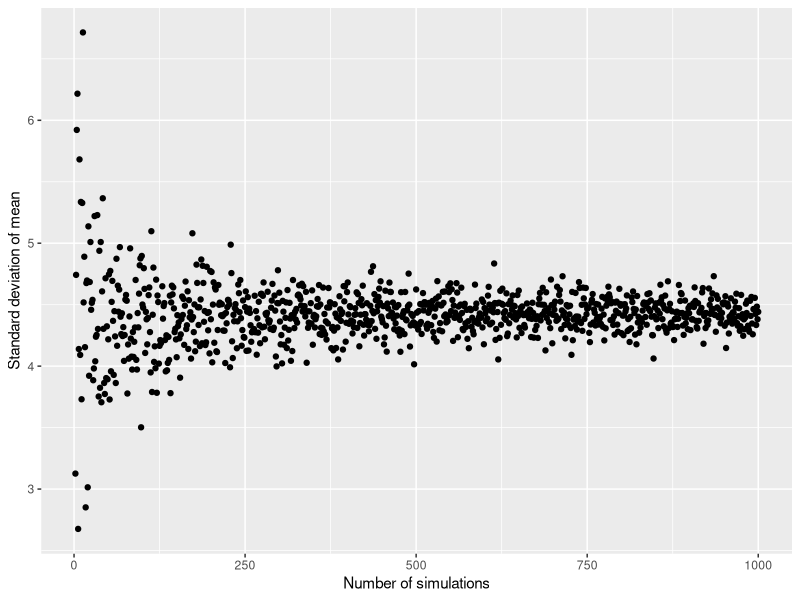
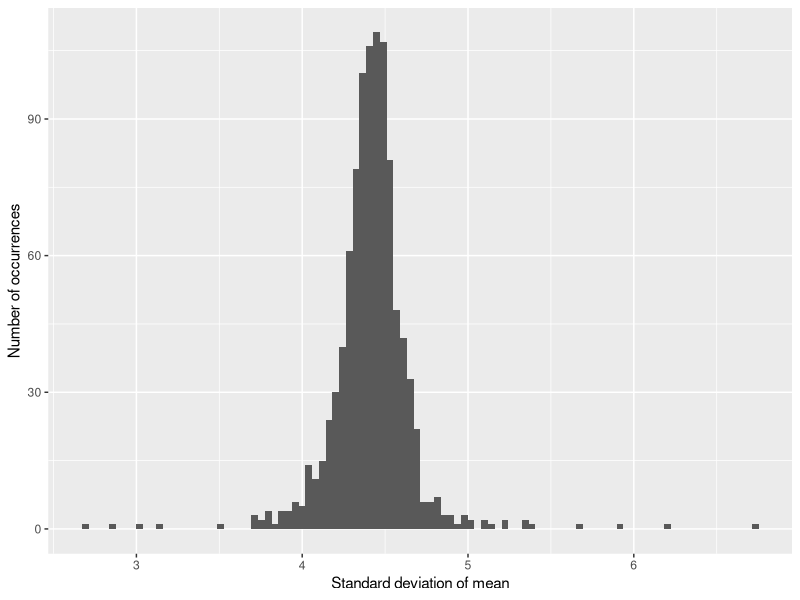

Here is the R script that generated these plots, in order:
## ---- chunk 1
knitr::opts_chunk$set(echo = TRUE)
library(tidyverse)
library(pbapply)
library(plotrix)
## ---- chunk 2
df <- read_csv("./hotels-vienna.csv")
## ---- chunk 3
mean(df$price)
## ---- chunk 4
bootstrap_df <- data_frame(num = 1:1000) %>% 
    group_by(num) %>% 
    mutate(means = mean(sample(df$price, replace = TRUE)))
## ---- chunk 5
sd(bootstrap_df$means)
## ---- chunk 6
bootstrap_mean <- function(B,v) {
  bootstrap_df <- data_frame(num = 1:B) %>% 
    group_by(num) %>% 
    mutate(means = mean(sample(v, replace = TRUE)))
  return(sd(bootstrap_df$means))
}
## ---- chunk 7
simulated_deviations <- unlist(pblapply(2:1000, bootstrap_mean, v=df$price))
df_to_plot <- data.frame(number_of_simulations = 2:1000, 
                         standard_dev = simulated_deviations)
## ---- chunk 8
ggplot(df_to_plot, aes(x = number_of_simulations, y = standard_dev)) + 
  geom_point() +
  xlab("Number of simulations") +
  ylab("Standard deviation of mean")
## ---- chunk 9
ggplot(df_to_plot, aes(x=standard_dev)) + 
  geom_histogram(bins = 100) +
  ylab("Number of occurrences") +
  xlab("Standard deviation of mean")
## ---- chunk 10
std.error(df$price)
## ---- chunk 11
(conservative_std_error <- sd(df$price)/sqrt(length(df$price)))
## ---- chunk 12
bootstrap_median <- function(B,v) {
  bootstrap_df <- data_frame(num = 1:B) %>% 
    group_by(num) %>% 
    mutate(medians = median(sample(v, replace = TRUE)))
  return(sd(bootstrap_df$medians))
}
## ---- chunk 13
bootstrap_median(1000, df$price)
## ---- chunk 14
bootstrap_func <- function(B,v, method) {
  if (is.data.frame(v)) {
    bootstrap_df <- data_frame(num = 1:B) %>% 
    group_by(num) %>% 
    mutate(metric_value = method(sample_n(v, nrow(v), replace = TRUE)))
    return(sd(bootstrap_df$metric_value))
  } else {
    bootstrap_df <- data_frame(num = 1:B) %>% 
    group_by(num) %>% 
    mutate(metric_value = method(sample(v, replace = TRUE)))
    return(sd(bootstrap_df$metric_value))
  }
}
## ---- chunk 15
bootstrap_func(1000, df$price, sd)
## ---- chunk 16
bootstrap_func(1000, df$price, max)
## ---- chunk 17
bootstrap_func(1000, df$price, mean)
## ---- chunk 18
bootstrap_func(1000, df$price, median)
## ---- chunk 19
bootstrap_func(1000, df$price,function(metric) quantile(metric)[4])
## ---- chunk 20
get_coeff <- function(data){
  mod <- lm(price ~ distance_alter, data = data)
  return(summary(mod)$coefficients[2, 1])
}
## ---- chunk 21
bootstrap_func(1000, df, get_coeff)
## ---- chunk 22
mod <- lm(price ~ distance_alter, data = df)
summary(mod)
